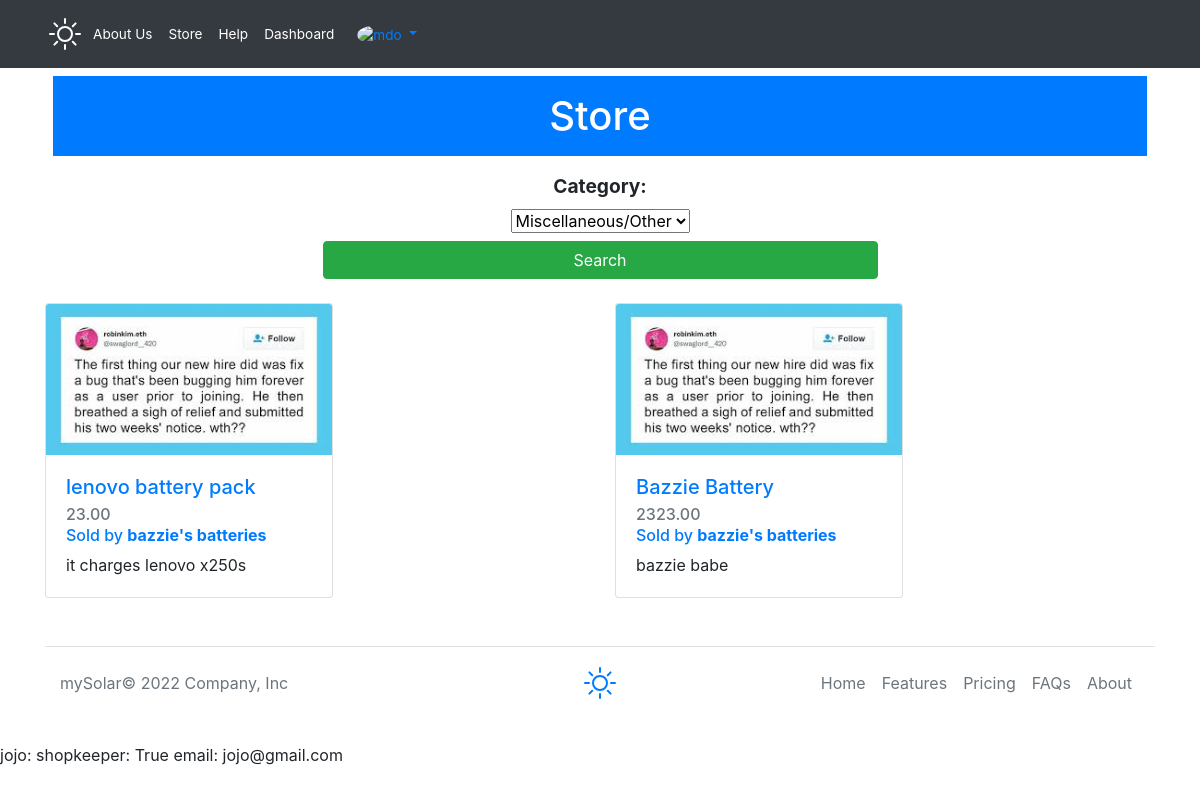
The app's page /shop (signed in) with its own data.
### mySolarApp/models.py (models this page shows, shortened)
class Product(models.Model):
    SLP = "SLP"  # solar panels
    BAT = "BAT"  # batteries
    INV = "INV"  # inverters
    CHA_CTRL = "CHA_CTRL"  # charge controllers
    WAT_PUMPS = "WAT_PUMPS"  # water pumps
    ACC = "ACC"  # accessories
    TOOLS = "TOOLS"  # tools
    MISC = "MISC"  # miscellaneous
    CATEGORY = [
        (SLP, "Solar Panels"),
        (BAT, "Batteries"),
        (INV, "Inverters"),
        (CHA_CTRL, "Charge Controllers"),
        (WAT_PUMPS, "Water Pumps"),
        (ACC, "Accessories"),
        (TOOLS, "Tools"),
        (MISC, "Miscellaneous/Other"),
    ]
    seller = models.ForeignKey(
        Profile, on_delete=models.CASCADE, related_name="product_seller")
    title = models.CharField(max_length=64, unique=True)
    pic = models.ImageField(blank=True, height_field=None,
                            width_field=None, upload_to='product_images')
    short_desc = models.CharField("Short Description", max_length=150)
    long_desc = models.CharField("Long Description", max_length=5000)
    category = models.CharField(max_length=10, choices=CATEGORY, default=MISC)
    price = models.DecimalField(max_digits=6, decimal_places=2)
    in_stock = models.BooleanField(default=True)

class Profile(models.Model):
    shopkeeper = models.OneToOneField(
        User, on_delete=models.CASCADE, related_name="user_profile")
    name = models.CharField(max_length=64, unique=True)
    businessEmail = models.EmailField(unique=True)
    businessNumber = models.CharField(max_length=13)
    bio = models.CharField(max_length=1000)
    location = models.CharField(max_length=128)
    how_active = models.IntegerField()
    identification = models.CharField(max_length=13)

class User(AbstractUser):
    beSellerFormSubmitted = models.BooleanField(default=False)
    is_shopkeeper = models.BooleanField(default=False)
    REQUIRED_FIELDS = ['email']
    def __str__(self):
        return f'{self.username}: shopkeeper: {self.is_shopkeeper} email: {self.email}'

### mySolarApp/views.py (the view)
# urls.py: path("shop", shop, name="shop"),
def shop(request):
    f = Product.objects.all()
    categoryForm = categoryProductsForm()
    if len(f) != 0:
        context = {
            "products": f,
            "categoryForm": categoryForm
        }
    else:
        context = {
            "products": "None"
        }
    return render(request, "mySolar/store.html", context)

### mySolarApp/forms.py
class categoryProductsForm(forms.ModelForm):
    class Meta:
        model = Product
        fields = {"category"}

### mySolarApp/templates/mySolar/store.html (shortened to what this page needs)
{% extends 'mySolar/layout.html' %}
{% load static %}
{% block body %}
<h1 class="text-center bg-primary text-white p-3 m-2">Store</h1>
{% if categoryForm %}
<form action="categoryProducts" method="POST" class="w-50 text-center d-flex flex-column">
  <div class="p-2">
    {{categoryForm}}
  </div>
  <button type="submit" class="btn btn-success">Search</button>
</form>
{% endif %}
<br />
{% if products == "None" %}
<h1 class="m-2 p-3 text-center">There are no products here yet, check again soon!</h1>
{% else %}
<div class="row row-cols-1 row-cols-md-2 row-cols-lg-4 mb-3">
  {% for product in products %}
  <div class="col mb-4">
    <a href="{% url 'product' product.pk %}">
      <div class="card" style="width: 18rem">
        <img src="{% static 'respect1000.jpg' %}" class="card-img-top" alt="..." />
        <div class="card-body">
          <h5 class="card-title">{{ product.title }}</h5>
          <h6 class="card-subtitle mb-2 text-muted">{{ product.price }}</h6>
          <h6 class="card-subtitle mb-2 text-muted">
            Sold by
            <a href="{% url 'sellerInfo' product.seller.pk %}"><b>{{product.seller.name }}</b></a>
          </h6>
          <p class="card-text">{{ product.short_desc }}</p>
        </div>
      </div>
    </a>
  </div>
  {% endfor %}
</div>
{% endif %}
{% endblock %}

### mySolarApp/templates/mySolar/layout.html (shortened to what this page needs)
<!DOCTYPE html>
<html>
<head>
  {% load static %}
  <link href="{% static 'mySolar/bootstrap.min.css' %}" rel="stylesheet" />
  <link rel="stylesheet" href="{% static 'mySolar/index.css' %}" />
</head>
<body>
  {% if request.user.is_authenticated == False %}
  <header id="UNAUTHORIZED" class="p-3 bg-dark text-white">
    <div class="container text-small">
      <div class="d-flex flex-wrap align-items-center justify-content-center justify-content-lg-start">
        <a href="/" class="d-flex align-items-center mb-2 mb-lg-0 text-white text-decoration-none">
          <svg xmlns="http://www.w3.org/2000/svg" class="bi me-2" width="40" height="32" role="img" aria-label="mySolar"
            fill="currentColor" class="bi bi-brightness-high" viewBox="0 0 16 16">
            <path
              d="M8 11a3 3 0 1 1 0-6 3 3 0 0 1 0 6zm0 1a4 4 0 1 0 0-8 4 4 0 0 0 0 8zM8 0a.5.5 0 0 1 .5.5v2a.5.5 0 0 1-1 0v-2A.5.5 0 0 1 8 0zm0 13a.5.5 0 0 1 .5.5v2a.5.5 0 0 1-1 0v-2A.5.5 0 0 1 8 13zm8-5a.5.5 0 0 1-.5.5h-2a.5.5 0 0 1 0-1h2a.5.5 0 0 1 .5.5zM3 8a.5.5 0 0 1-.5.5h-2a.5.5 0 0 1 0-1h2A.5.5 0 0 1 3 8zm10.657-5.657a.5.5 0 0 1 0 .707l-1.414 1.415a.5.5 0 1 1-.707-.708l1.414-1.414a.5.5 0 0 1 .707 0zm-9.193 9.193a.5.5 0 0 1 0 .707L3.05 13.657a.5.5 0 0 1-.707-.707l1.414-1.414a.5.5 0 0 1 .707 0zm9.193 2.121a.5.5 0 0 1-.707 0l-1.414-1.414a.5.5 0 0 1 .707-.707l1.414 1.414a.5.5 0 0 1 0 .707zM4.464 4.465a.5.5 0 0 1-.707 0L2.343 3.05a.5.5 0 1 1 .707-.707l1.414 1.414a.5.5 0 0 1 0 .708z" />
          </svg>
        </a>
        <ul class="nav col-12 col-lg-auto me-lg-auto mb-2 justify-content-center mb-md-0">
          <li>
            <a href="{% url 'about' %}" class="nav-link px-2 text-white">About Us</a>
          </li>
          <li>
            <a href="{% url 'shop' %}" class="nav-link px-2 text-white">Store</a>
          </li>
          <li>
            <a href="{% url 'help' %}" class="nav-link px-2 text-white">Help</a>
          </li>
          <li><a href="#" class="nav-link px-2 text-white">Cart</a></li>
        </ul>
        <div class="text-end">
          <a href="{% url 'login' %}"><button type="button" class="btn btn-outline-light me-2">
              Login
            </button></a>
          <a href="{% url 'register' %}"><button type="button" class="btn btn-warning">Sign-up</button></a>
        </div>
      </div>
    </div>
  </header>
  {% else %}
  <header id="AUTHORIZED_SELLER" class="p-3 bg-dark text-white">
    <div class="container text-small">
      <div class="d-flex flex-wrap align-items-center justify-content-center justify-content-lg-start">
        <a href="/" class="d-flex align-items-center mb-2 mb-lg-0 text-white text-decoration-none">
        </a>
        <ul class="nav col-12 col-lg-auto me-lg-auto mb-2 justify-content-center mb-md-0">
          <li>
            <a href="{% url 'about' %}" class="nav-link px-2 text-white">About Us</a>
          </li>
          <li>
            <a href="{% url 'shop' %}" class="nav-link px-2 text-white">Store</a>
          </li>
          <li>
            <a href="{% url 'help' %}" class="nav-link px-2 text-white">Help</a>
          </li>
          <li>
            <a href="{% url 'sellerDash' %}" class="nav-link px-2 text-white">Dashboard</a>
          </li>
        </ul>
        <div class="dropdown text-end">
          <a href="#" class="d-block link-light text-decoration-none dropdown-toggle" id="dropdownUser1"
            data-bs-toggle="dropdown" aria-expanded="false">
            <img src="https://github.com/mdo.png" alt="mdo" width="32" height="32" class="rounded-circle" />
          </a>
        </div>
      </div>
    </div>
  </header>
  {% endif %}
  <main class="container">{% block body %} {% endblock %}</main>
</body>
<div class="container">
  <footer class="d-flex flex-wrap justify-content-between align-items-center py-3 my-4 border-top">
    <p class="col-md-4 mb-0 text-muted">mySolar© 2022 Company, Inc</p>
    <a href="/"
      class="col-md-4 d-flex align-items-center justify-content-center mb-3 mb-md-0 me-md-auto link-dark text-decoration-none">
    </a>
    <ul class="nav col-md-4 justify-content-end">
      <li class="nav-item">
        <a href="/" class="nav-link px-2 text-muted">Home</a>
      </li>
      <li class="nav-item">
        <a href="#" class="nav-link px-2 text-muted">Features</a>
      </li>
      <li class="nav-item">
        <a href="#" class="nav-link px-2 text-muted">Pricing</a>
      </li>
      <li class="nav-item">
        <a href="{% url 'help' %}" class="nav-link px-2 text-muted">FAQs</a>
      </li>
      <li class="nav-item">
        <a href="{% url 'about' %}" class="nav-link px-2 text-muted">About</a>
      </li>
    </ul>
  </footer>
</div>
{{ request.user }}
</html>

### mySolarApp/static/mySolar/index.css (style rules this page uses)
* { box-sizing: border-box; }
label { font-size: 1.2rem; display: block; font-weight: bold; }
form { text-align: center; margin: auto auto; }
.text-small { font-size: 85%; }
.dropdown-toggle { outline: 0; }

### records on screen
Product: title "lenovo battery pack", price "23.00", seller.name "bazzie's batteries", short_desc "it charges lenovo x250s"
Product: title "Bazzie Battery", price "2323.00", seller.name "bazzie's batteries", short_desc "bazzie babe"
User: user "jojo: shopkeeper: True email: jojo@gmail.com"
